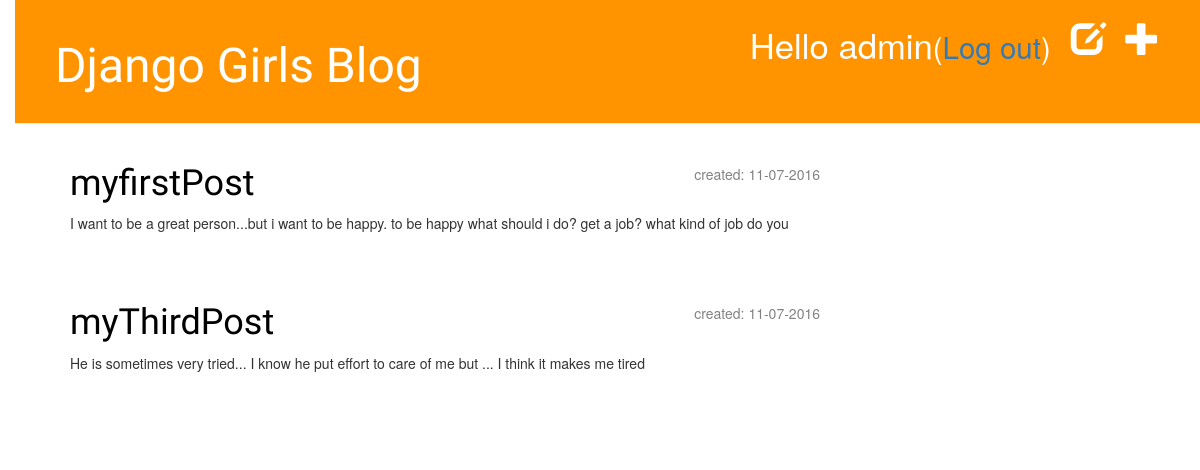
Before: /drafts/ (signed in) with the older database file.
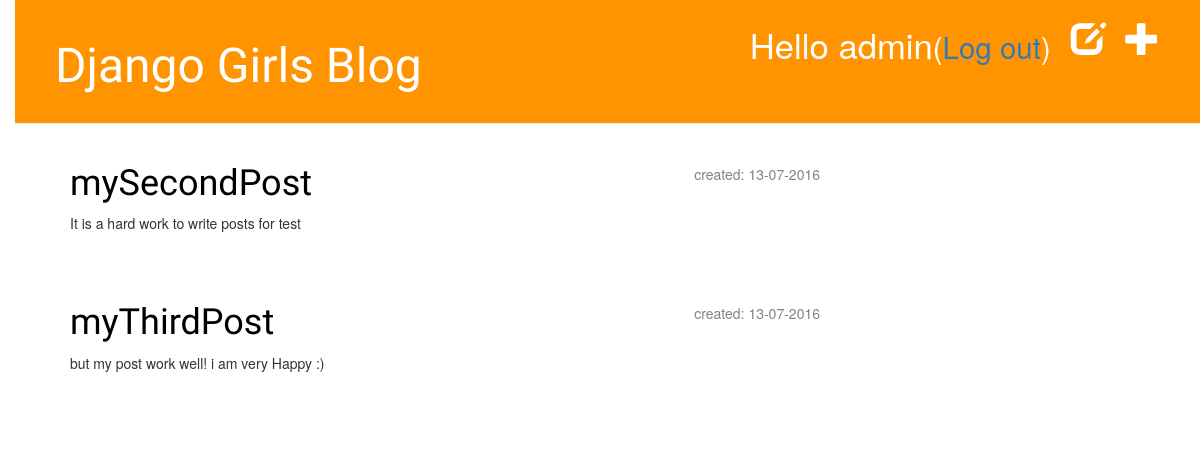
After: the same page with the newer database file.
### blog/models.py (models this page shows, shortened)
class Post(models.Model):
    author = models.ForeignKey('auth.User')
    title = models.CharField(max_length=200)
    text = models.TextField()
    created_date = models.DateTimeField(default=timezone.now)
    published_date = models.DateTimeField(blank = True, null=True)

### blog/views.py (the view)
# urls.py: url(r'^drafts/$', views.post_draft_list, name='post_draft_list'),
@login_required()
def post_draft_list(request):
    posts = Post.objects.filter(published_date__isnull=True).order_by('created_date')
    return render(request, 'blog/post_draft_list.html', {'posts':posts})

### blog/templates/blog/post_draft_list.html
{% extends 'blog/base.html' %}
{% block content %}
    {% for post in posts %}
        <div class="post">
            <p class="date">created: {{ post.created_date|date:'d-m-Y' }}</p>
            <h1><a href="{% url 'blog.views.post_detail' pk=post.pk %}">{{ post.title }}</a></h1>
            <p>{{ post.text|truncatechars:200 }}</p>
        </div>
    {% endfor %}
{% endblock %}

### blog/templates/blog/base.html (shortened to what this page needs)
{% load staticfiles %}
<html>
    <head>
        <link rel="stylesheet" href="//maxcdn.bootstrapcdn.com/bootstrap/3.2.0/css/bootstrap.min.css">
        <link rel="stylesheet" href="//maxcdn.bootstrapcdn.com/bootstrap/3.2.0/css/bootstrap-theme.min.css">
        <link rel="stylesheet" href="{% static 'css/blog.css' %}">
    </head>
    <body>
    <body>
        <div class="page-header">
            {% if user.is_authenticated %}
                <a href="{% url 'post_new' %}" class="top-menu"><span class="glyphicon glyphicon-plus"></span></a>
                <a href="{% url 'post_draft_list' %}" class="top-menu"><span class="glyphicon glyphicon-edit"></span></a>
                <p class="top-menu">Hello {{ user.username }}<small>(<a href="{% url 'logout' %}">Log out</a>)</small></p>
            {% else %}
                <a href="{% url 'login' %}" class="top-menu"><span class="glyphicon glyphicon-lock"></span></a>
            {% endif %}
                <h1><a href="/">Django Girls Blog</a></h1>
        </div>
        <div class="content container">
            <div class="row">
                <div class="col-md-8">
                {% block content %}
                {% endblock %}
                </div>
            </div>
        </div>
    </body>
</html>

### blog/static/css/blog.css (style rules this page uses)
h1 a { color: #FCA205; font-family: 'Lobster'; }
body { padding-left: 15px; }
.page-header { background-color: #ff9400; margin-top: 0; padding: 20px 20px 20px 40px; }
.page-header h1, .page-header h1 a, .page-header h1 a:visited, .page-header h1 a:active { color: #ffffff; font-size: 36pt; text-decoration: none; }
.content { margin-left: 40px; }
h1, h2, h3, h4 { font-family: 'Lobster', cursive; }
.date { float: right; color: #828282; }
.top-menu, .top-menu:hover, .top-menu:visited { color: #ffffff; float: right; font-size: 26pt; margin-right: 20px; }
.post { margin-bottom: 70px; }
.post h1 a, .post h1 a:visited { color: #000000; }

Changed rows visible on the page:
removed Post: created_date "11-07-2016", title "myfirstPost", text "I want to be a great person...but i want to be happy. to be happy what should i do? get a job? what kind of job do you"
removed Post: created_date "11-07-2016", title "myThirdPost", text "He is sometimes very tried... I know he put effort to care of me but ... I think it makes me tired"
added Post: created_date "13-07-2016", title "mySecondPost", text "It is a hard work to write posts for test"
added Post: created_date "13-07-2016", title "myThirdPost", text "but my post work well! i am very Happy :)"
